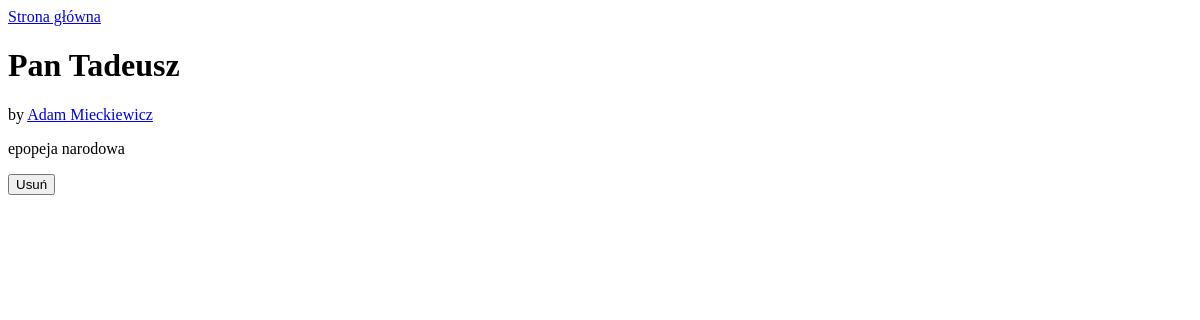
Before: /books/3 with the older database file.
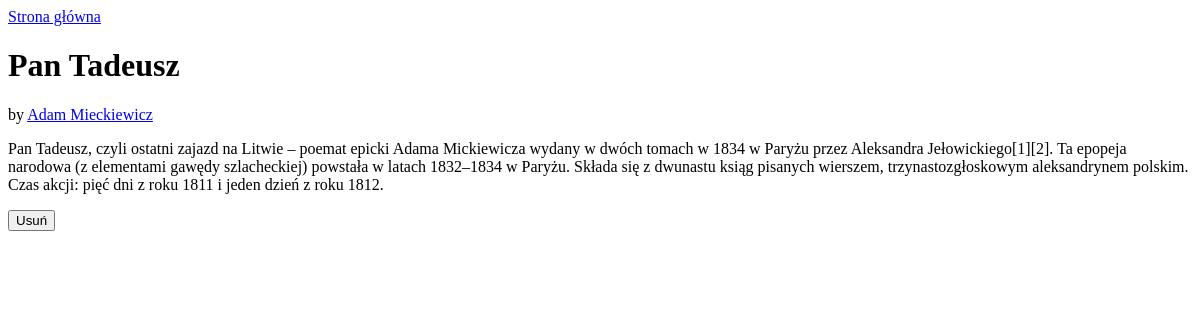
After: the same page with the newer database file.
### library/models.py (models this page shows, shortened)
class Book(models.Model):
    title = models.CharField(max_length=200)
    description = models.TextField()
    author = models.ForeignKey(Author, on_delete=models.CASCADE)

class Author(models.Model):
    name = models.CharField(max_length=200)
    def __str__(self):
        return self.name

### library/views.py (the view, shortened to what this page needs)
# urls.py: path('books/<int:book_id>', library.views.book, name="book"),
def book(request, book_id):
    book = get_object_or_404(Book, id=book_id)
    delete_form = DeleteBookForm()
    return render(request, 'library/book.html', {'book': book, "delete_form": delete_form})

### library/forms.py
class DeleteBookForm(forms.Form):
    operation =  forms.CharField(widget=forms.HiddenInput(), required=True, initial="delete")

### library/templates/library/book.html (shortened to what this page needs)
{% extends 'library/base.html' %}
{% block content %}
<h1>{{ book.title }}</h1>
<p>by <a href="{% url 'author' book.author.id %}">{{book.author}}</a></p>
<p>{{ book.description }}</p>
<form method="post">
    <input type="submit" value="Usuń">
</form>
{% endblock %}

Changed rows visible on the page:
changed Book "Pan Tadeusz": description "epopeja narodowa" → "Pan Tadeusz, czyli ostatni zajazd na Litwie – poemat epicki Adama Mickiewicza wydany w dwóch tomach w 1834 w Paryżu przez Aleksandra Jełowickiego[1][2]. Ta epopeja narodowa (z elementami gawędy szlacheckiej) powstała w latach 1832–1834 w Paryżu. Składa się z dwunastu ksiąg pisanych wierszem, trzynastozgłoskowym aleksandrynem polskim. Czas akcji: pięć dni z roku 1811 i jeden dzień z roku 1812."
